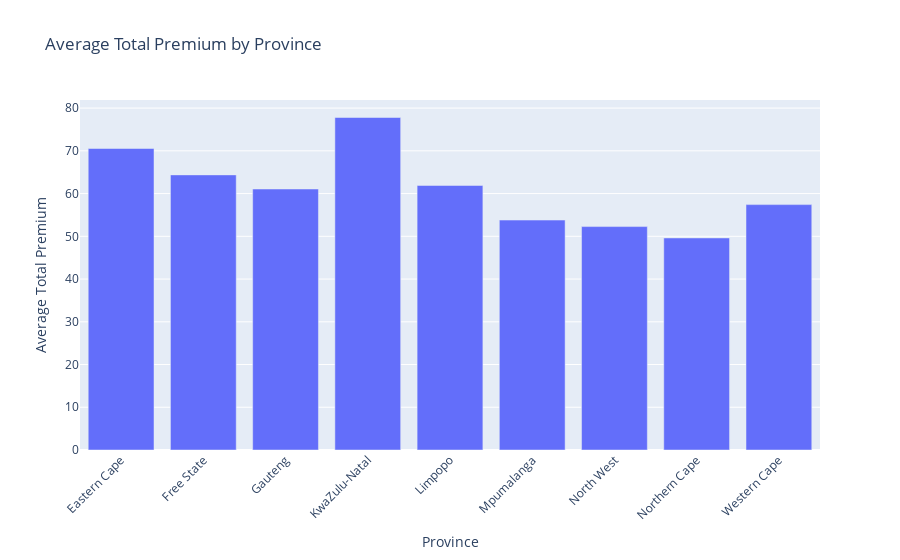

Notebook source saved alongside this figure:
### Code cell
import plotly.express as px


# Assuming your cleaned data is in 'data' DataFrame

# Aggregate average premium by Province
premium_by_province = df_cleaned.groupby('Province')['TotalPremium'].mean().reset_index()

# Plot interactive bar chart
fig = px.bar(
    premium_by_province, 
    x='Province', 
    y='TotalPremium',
    title='Average Total Premium by Province',
    labels={'TotalPremium': 'Average Total Premium', 'Province': 'Province'},
    hover_data={'TotalPremium': ':.2f'},  # Show premium with 2 decimals on hover
)

fig.update_layout(xaxis_tickangle=-45)  # Rotate x labels for better readability
fig.show()

### Figure 1 — Plotly figure (JSON) as saved in the notebook; plotly's stock layout.template omitted (floating-point values rounded to 4 significant figures)
{"data": [{"hovertemplate": "Province=%{x}<br>Average Total Premium=%{y:.2f}<extra></extra>", "legendgroup": "", "marker": {"color": "#636efa", "pattern": {"shape": ""}}, "name": "", "orientation": "v", "showlegend": false, "textposition": "auto", "type": "bar", "x": ["Eastern Cape", "Free State", "Gauteng", "KwaZulu-Natal", "Limpopo", "Mpumalanga", "North West", "Northern Cape", "Western Cape"], "xaxis": "x", "y": [70.55, 64.37, 61.07, 77.8, 61.9, 53.8, 52.28, 49.62, 57.42], "yaxis": "y"}], "layout": {"barmode": "relative", "legend": {"tracegroupgap": 0}, "title": {"text": "Average Total Premium by Province"}, "xaxis": {"anchor": "y", "domain": [0, 1], "tickangle": -45, "title": {"text": "Province"}}, "yaxis": {"anchor": "x", "domain": [0, 1], "title": {"text": "Average Total Premium"}}}}
